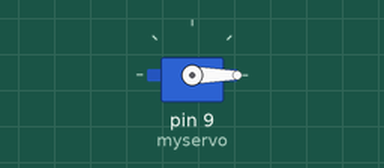
This sketch was run on a simulated Arduino Uno, built with avr-gcc and run on an emulated ATmega328P. Parts: servo.

Above: at 0.05 s.
Timing chart, 0 to 4.6 s (numbered marks = the images above):
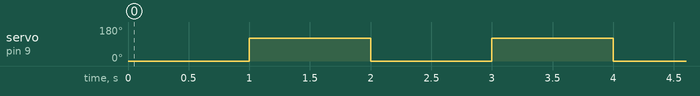

The sketch:

Servo_position.ino
```cpp
#include <Servo.h>  // include servo library!

Servo myservo;  // create servo object to control a servo
int position1 = 0;  // variable to store the servo position
int position2 = 120;

void setup() {
  myservo.attach(9);  // attaches the servo on pin 9 to the servo object
}

void loop() {


    myservo.write(position1);              // tell servo to go to position in variable 'pos'
    delay(1000);
    myservo.write(position2);              // tell servo to go to position in variable 'pos'
    delay(1000);
}
```

Measured:
- by itself, servo on pin 9 (myservo): alternates 120° for 1.0 s and 0° for 1.0 s
